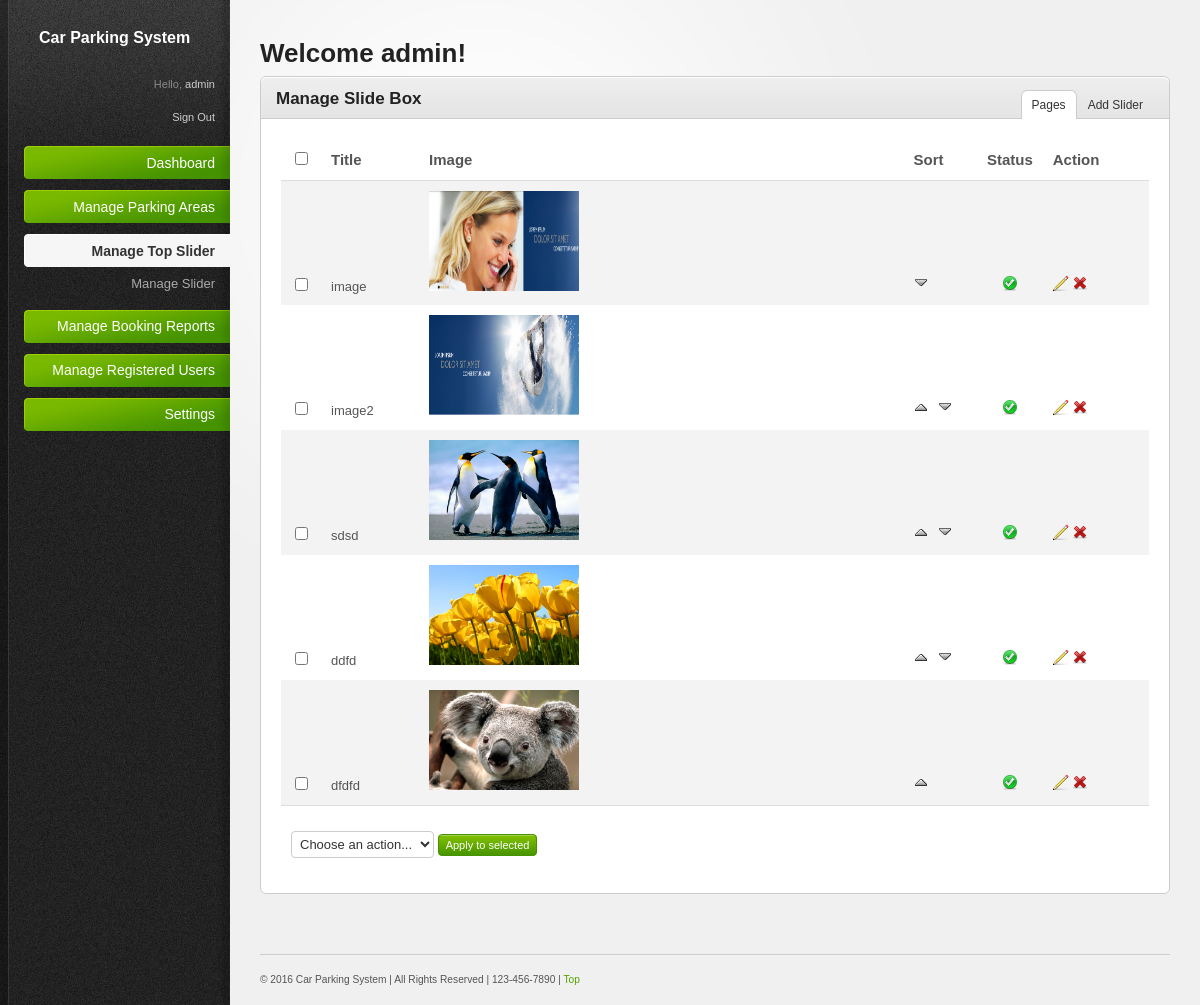
Screenshot of /admin/slider.php (signed in) with the database file from the repository.
### tables this page shows
CREATE TABLE IF NOT EXISTS `tbl_slider` (
  `id` int(11) NOT NULL AUTO_INCREMENT,
  `sort1` int(11) NOT NULL,
  `title` varchar(255) NOT NULL,
  `image` varchar(255) NOT NULL,
  `short_des` varchar(255) NOT NULL,
  `description` text NOT NULL,
  `status` int(11) NOT NULL,
  PRIMARY KEY (`id`)
);

### admin/proj_resources/inc_files/paging.php (called while the page is built, shortened)
<?php
$pagination = new Pagination();
class Pagination
{
	var $page;
	var $size;
	var $total_records;
	function Pagination($page = null, $size = null, $total_records = null)
	{
		$this->page = $page;
		$this->size = $size;
		$this->total_records = $total_records;
	}
	function setPage($page)
	{
		$this->page = 0+$page;
	}
	function setSize($size)
	{
		$this->size = 0+$size;
	}
	function setTotalRecords($total)
	{
		$this->total_records = 0+$total;
	}
	function getLimitSql()
	{
		$sql = "LIMIT " . $this->getLimit();
		return $sql;
	}
	function getLimit()
	{
		if ($this->total_records == 0)
		{
			$lastpage = 0;
		}
		else
		{
			$lastpage = ceil($this->total_records/$this->size);
		}
		$page = $this->page;
		if ($this->page < 1)
		{
			$page = 1;
		}
		else if ($this->page > $lastpage && $lastpage > 0)
		{
			$page = $lastpage;
		}
		else
		{
			$page = $this->page;
		}
		$sql = ($page - 1) * $this->size . "," . $this->size;
		return $sql;
	}
}
?>

### admin/slider.php (the view, shortened to what this page needs)
<?php
include("proj_resources/inc_files/header_tag.php");
$total_record = mysql_num_rows(mysql_query("select * from tbl_slider"));
$pagination->setTotalRecords($total_record);
$pagination->setLink("".$pagename."?page=%s");
$sql = "SELECT * FROM tbl_slider  ORDER BY sort1 ASC " . $pagination->getLimitSql();
$query=mysql_query($sql);
$order_row=mysql_num_rows($query);
 ?>
<body>
<div id="body-wrapper">
<?php include("proj_resources/inc_files/left_sidebar.php"); ?>
		<div id="main-content">
			<h2>Welcome <?php echo $_SESSION['adm']; ?>!</h2>
			<div class="content-box">
				<div class="content-box-header">
					<h3>Manage Slide Box  </h3>
					<ul class="content-box-tabs">
						<li><a href="#tab1" <?php if(!isset($_GET['act'])) { ?>  class="default-tab" <?php } ?>>Pages</a></li>
						<?php if(isset($_GET['act'])) { ?>
						<li><a href="#tab2"   class="default-tab">Modify Slider </a></li>
						<?php } else { ?>
						<li><a href="#tab2">Add Slider </a></li>
						<?php } ?>
					</ul>
				</div>
				<div class="content-box-content">
					<div class="tab-content<?php if(!isset($_GET['act'])) { ?> default-tab <?php } ?>" id="tab1">
							<form method="post" action="<?php echo $pagename; ?>">
						<table>
							<thead>
								<tr>
								   <th width="20"><input class="check-all" id="allbox" name="allbox" type="checkbox" /></th>
								   <th width="94">Title</th>
								   <th width="606">Image</th>
								   <th width="64">Sort</th>
								   <th width="42">Status</th>
								   <th width="104">Action</th>
								</tr>
							</thead>
							<tfoot>
								<tr>
									<td colspan="6">
										<div class="bulk-actions align-left">
											<select name="dropdown" id="dropdown">
												<option value="">Choose an action...</option>
											</select>
                                            <input type="submit" class="button" value="Apply to selected" onClick="return submit_validation();">
										</div>
									</td>
								</tr>
							</tfoot>
							<tbody>
						  <?php
						   $order_counter=1;
						   while($row=mysql_fetch_array($query)){ ?>
								<tr>
									<td valign="middle"><input type="checkbox" name="all_delete[]" value="<?php echo $row['id']; ?>" /></td>
									<td valign="middle"><?php echo $row['title']; ?></td>
									<td><img src="uploads/slider/<?php echo $row['image']; ?>" width="150" height="100"></td>
									<td valign="middle">	<?php 	if($order_counter!=1) { ?>
		<a href='<?php echo $pagename; ?>?id=<?php echo $row['id']; ?>&order=<?php echo $row['sort1'] ?>&page=<?php if(isset($_REQUEST['page'])) { echo $_REQUEST['page']; } else { echo "1"; } ?>&d=up'  onclick="return confirm('Are you sure you want to move up?')"><img src="proj_resources/images/up.gif" alt="Up" title="Up"></a>&nbsp;
<?php } ?>
<?php if($order_counter!=$order_row) { ?>
	<a href='<?php echo $pagename; ?>?id=<?php echo $row['id']; ?>&order=<?php echo $row['sort1'] ?>&page=<?php if(isset($_REQUEST['page'])) { echo $_REQUEST['page']; } else { echo "1"; } ?>&d=down' onClick="return confirm('Are you sure you want to move down?')"><img src="proj_resources/images/down.gif" alt="Down" title="Down"></a>
<?php } ?></td>
									<td align="center" valign="middle" style="text-align:center;"><?php if($row['status']==1)  { ?>
<a href="<?php echo $pagename; ?>?action=unpub&id=<?php echo $row['id']; ?>&page=<?php if(isset($_REQUEST['page'])) { echo $_REQUEST['page']; }  else { echo "1"; }  ?>" onClick="return confirm('Are you sure you want to unpublish?')"><img src="proj_resources/images/icons/tick_circle.png" title="UnPublish" alt="UnPublish"></a>
<?php }  ?></td>
									<td valign="middle">
										 <a href="<?php echo $pagename; ?>?act=update&id=<?php echo $row['id']; ?>&page=<?php if(isset($_REQUEST['page'])) { echo $_REQUEST['page']; } else { echo "1"; } ?>" title="Edit"><img src="proj_resources/images/icons/pencil.png" alt="Edit" /></a>
											<a href="<?php echo $pagename; ?>?action=delete&id=<?php echo $row['id']; ?>&page=<?php if(isset($_REQUEST['page'])) { echo $_REQUEST['page']; }  else { echo "1"; }  ?>" onClick="return confirm('Are you sure you want to delete?')"><img src="proj_resources/images/icons/cross.png" alt="Delete" /> </a>
									</td>
								</tr>
							<?php	$order_counter++;} ?>
							</tbody>
						</table>
						</form>
					</div>
				</div>
			</div>
			<?php include("proj_resources/inc_files/footer_inc.php"); ?>
		</div>
	</div>
</body>
</html>

### admin/proj_resources/css/style.css (style rules this page uses)
html { font-size: 100%; height: 100%; margin-bottom: 1px; }
body { font-family: Arial, Helvetica, sans-serif; color: #555; background: #f0f0f0 url('../images/bg-body.gif') top left repeat-y; font-size: 12px; }
#body-wrapper { background: url('../images/bg-radial-gradient.gif') fixed 230px top no-repeat; }
h1, h2, h3, h4, h5, h6 { font-family: Helvetica, Arial, sans-serif; color: #222; font-weight: bold; }
h2 { font-size: 26px; padding: 0 0 10px 0; }
h3 { font-size: 17px; padding: 0 0 10px 0; }
a { color: #57a000; text-decoration: none; }
.align-left { float: left; }
.button { font-family: Verdana, Arial, sans-serif; display: inline-block; background: #459300 url('../images/bg-button-green.gif') top left repeat-x !important; border: 1px solid #459300 !important; padding: 4px 7px 4px 7px !important; color: #fff !important; font-size: 11px !important; cursor: pointer; }
#main-content { margin: 0 30px 0 260px; padding: 40px 0 0 0; }
#main-content ul, #main-content ol { padding: 10px 0; }
#main-content ul li { padding: 2px 7px 3px 5px; }
.content-box { border: 1px solid #ccc; margin: 0 0 20px 0; background: #fff; }
.content-box-header { background: #e5e5e5 url('../images/bg-content-box.gif') top left repeat-x; margin-top: 1px; height: 40px; }
.content-box-header h3 { padding: 12px 15px 10px; float: left; }
ul.content-box-tabs { float: right; padding: 12px 15px 0 0 !important; margin: 0 !important; }
ul.content-box-tabs li { float: left; margin: 0; padding: 0 !important; background-image: none !important; }
ul.content-box-tabs li a { color: #333; padding: 8px 10px; display: block; margin: 1px; border-bottom: 0; }
ul.content-box-tabs li a.current { background: #fff; border: 1px solid #ccc; border-bottom: 0; margin: 0; }
.content-box-content { padding: 20px; font-size: 13px; border-top: 1px solid #ccc; }
#main-content table { width: 100%; border-collapse: collapse; }
#main-content table thead th { font-weight: bold; font-size: 15px; border-bottom: 1px solid #ddd; }
#main-content tbody { border-bottom: 1px solid #ddd; }
#main-content tbody tr.alt-row { background: #f3f3f3; }
#main-content table td, #main-content table th { padding: 10px; line-height: 1.3em; }
#main-content table tfoot td .bulk-actions { padding: 15px 0 5px 0; }
#main-content table tfoot td .bulk-actions select { padding: 4px; border: 1px solid #ccc; }
form input.text-input, form select, form textarea, form .wysiwyg { padding: 6px; font-size: 13px; background: #fff url('../images/bg-form-field.gif') top left repeat-x; border: 1px solid #d5d5d5; color: #333; }
form select { padding: 4px; background: #fff; }
form input[type="checkbox"], form input[type="radio"] { padding: 0; background: none; border: 0; }

### admin/proj_resources/css/invalid.css (style rules this page uses)
.button, #main-content table tfoot td .bulk-actions select, .pagination a.number, form input.text-input, form textarea, form .wysiwyg, form select, .dp-popup { -moz-border-radius: 4px; -webkit-border-radius: 4px; border-radius: 4px; }
.content-box, .content-box-header, ul.content-box-tabs li a.current, .shortcut-button, .notification { -moz-border-radius: 6px; -webkit-border-radius: 6px; border-radius: 6px; }
.content-box-header { -moz-border-radius-bottomleft: 0; -moz-border-radius-bottomright: 0; -webkit-border-bottom-left-radius: 0; -webkit-border-bottom-right-radius: 0; border-bottom-left-radius: 0; border-bottom-right-radius: 0; }
ul.content-box-tabs li a.current { -moz-border-radius-bottomleft: 0; -moz-border-radius-bottomright: 0; -webkit-border-bottom-left-radius: 0; -webkit-border-bottom-right-radius: 0; border-bottom-left-radius: 0; border-bottom-right-radius: 0; }

### rows the page displays
tbl_slider: title "image", image (picture), status 1 (drawn)
tbl_slider: title "image2", image (picture), status 1 (drawn)
tbl_slider: title "sdsd", image (picture), status 1 (drawn)
tbl_slider: title "ddfd", image (picture), status 1 (drawn)
tbl_slider: title "dfdfd", image (picture), status 1 (drawn)

### other values shown
$_SESSION['adm'] "admin"
